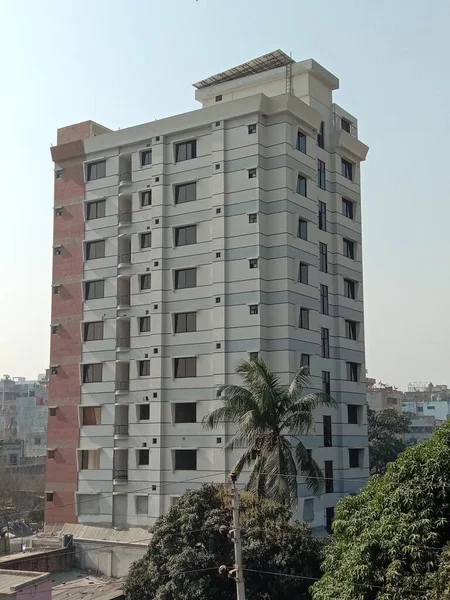
#> input picture Day-3/city.jpg, 450 x 600 px
$ python object.py
#> lines starting #> are read from the running program, lines starting #| are printed output that depends on the picture
import cv2
import matplotlib.pyplot as plt
img=cv2.imread("city.jpg")
#> img is the input picture: shape (600, 450, 3); mean B, G, R 138.1, 140.9, 135.8
gray=cv2.cvtColor(img,cv2.COLOR_BGR2GRAY)
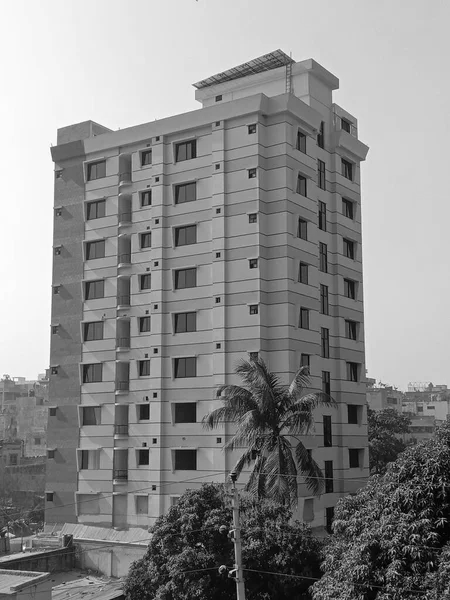
#> gray: shape (600, 450); min 0, max 255, mean 139

sift=cv2.SIFT_create()
keypoints,descriptors=sift.detectAndCompute(gray,None)
#> keypoints = 1608 keypoints; strongest (x, y, size): (231, 572, 2.1), (24, 548, 2), (155, 441, 3), (155, 395, 3)

img_sift =cv2.drawKeypoints(img,keypoints,None,flags=cv2.DRAW_MATCHES_FLAGS_DRAW_RICH_KEYPOINTS)
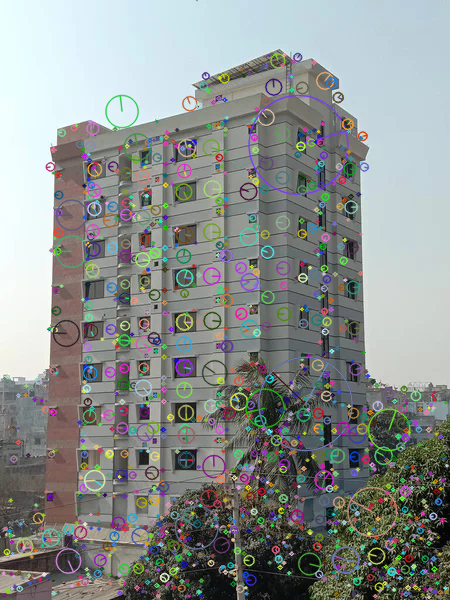
#> img_sift: shape (600, 450, 3); mean B, G, R 141.7, 144.1, 139.1

plt.imshow(cv2.cvtColor(img_sift,cv2.COLOR_BGR2RGB))
plt.show()
